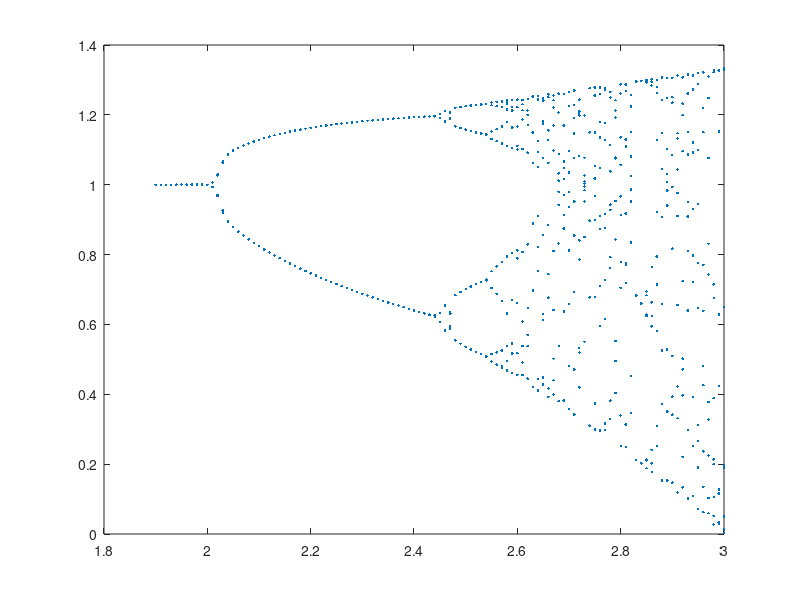

This chart was generated by the following MATLAB code:
%  FRACTALES
% Ejercicio 4 practicas
%
% Iniciamos el bucle for para las 100 generaciones
% Poblacion inicial
P(1)=0.5;
% Razon de crecimiento
r=input('Dame el valor de r: ')

for k=1:100
    P(k+1)=(1+r*(1-P(k)))*P(k);
    
end
%subplot(1,2,1)
%plot(P)

%% Apartado e
v=length(1.9:0.01:3.0);
D=zeros(1,v*10);
t=1;
E=zeros(1,v*10);
for r=1.9:0.01:3.0
    P=zeros(1,100);
    P(1)=0.5;
    for k=1:100
     P(k+1)=(1+r*(1-P(k)))*P(k);
    end
    E(t:t+9)=r;
    D(t:t+9)=P(end-9:end);
    t=t+10;
end
%subplot(1,2,2)
%plot(E,D,'ro')
plot(E,D,'.')
